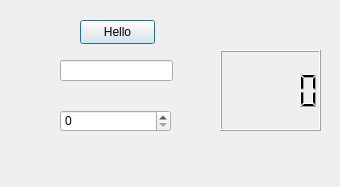
<?xml version="1.0" encoding="UTF-8"?>
<ui version="4.0">
 <class>DemoDialog</class>
 <widget class="QDialog" name="DemoDialog">
  <property name="geometry">
   <rect>
    <x>0</x>
    <y>0</y>
    <width>340</width>
    <height>187</height>
   </rect>
  </property>
  <property name="windowTitle">
   <string>Dialog</string>
  </property>
  <widget class="QPushButton" name="helloPushButton">
   <property name="geometry">
    <rect>
     <x>80</x>
     <y>20</y>
     <width>75</width>
     <height>24</height>
    </rect>
   </property>
   <property name="text">
    <string>Hello</string>
   </property>
  </widget>
  <widget class="QLineEdit" name="helloLineEdit">
   <property name="geometry">
    <rect>
     <x>60</x>
     <y>60</y>
     <width>113</width>
     <height>21</height>
    </rect>
   </property>
  </widget>
  <widget class="QSpinBox" name="helloSpinBox">
   <property name="geometry">
    <rect>
     <x>60</x>
     <y>110</y>
     <width>111</width>
     <height>22</height>
    </rect>
   </property>
  </widget>
  <widget class="QLCDNumber" name="helloLcdNumber">
   <property name="geometry">
    <rect>
     <x>220</x>
     <y>50</y>
     <width>101</width>
     <height>81</height>
    </rect>
   </property>
  </widget>
 </widget>
 <resources/>
 <connections/>
</ui>
